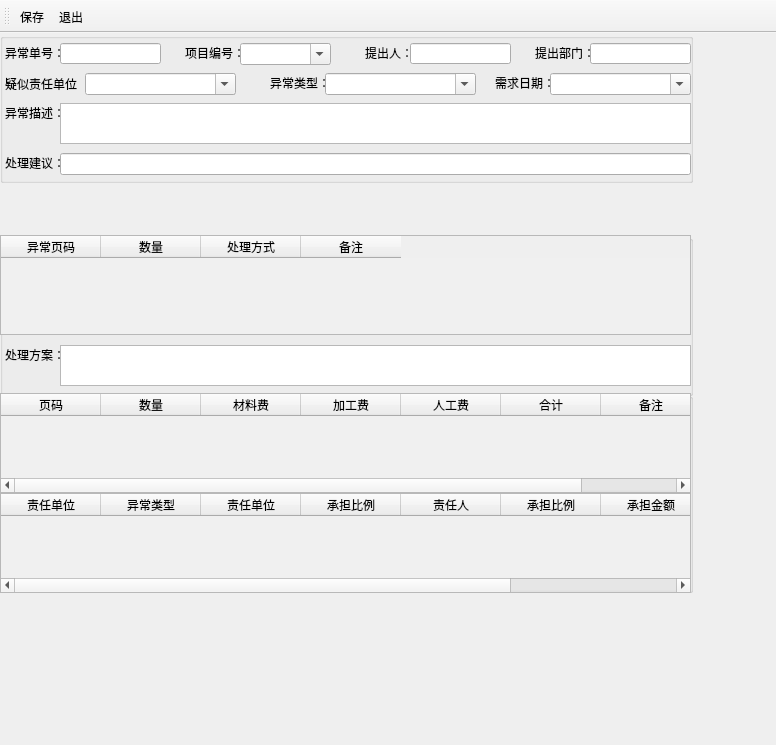
<?xml version="1.0" encoding="UTF-8"?>
<ui version="4.0">
 <class>MainWindow</class>
 <widget class="QMainWindow" name="MainWindow">
  <property name="geometry">
   <rect>
    <x>0</x>
    <y>0</y>
    <width>776</width>
    <height>745</height>
   </rect>
  </property>
  <property name="windowTitle">
   <string>MainWindow</string>
  </property>
  <widget class="QWidget" name="centralwidget">
   <widget class="QGroupBox" name="groupBox">
    <property name="enabled">
     <bool>true</bool>
    </property>
    <property name="geometry">
     <rect>
      <x>0</x>
      <y>0</y>
      <width>693</width>
      <height>150</height>
     </rect>
    </property>
    <property name="minimumSize">
     <size>
      <width>0</width>
      <height>40</height>
     </size>
    </property>
    <property name="maximumSize">
     <size>
      <width>16777215</width>
      <height>150</height>
     </size>
    </property>
    <property name="title">
     <string/>
    </property>
    <widget class="QComboBox" name="Text_XiangMuBianHao">
     <property name="geometry">
      <rect>
       <x>240</x>
       <y>10</y>
       <width>91</width>
       <height>22</height>
      </rect>
     </property>
     <property name="editable">
      <bool>true</bool>
     </property>
    </widget>
    <widget class="QLabel" name="label_19">
     <property name="geometry">
      <rect>
       <x>5</x>
       <y>41</y>
       <width>76</width>
       <height>20</height>
      </rect>
     </property>
     <property name="text">
      <string>疑似责任单位：</string>
     </property>
    </widget>
    <widget class="QLabel" name="label_15">
     <property name="geometry">
      <rect>
       <x>185</x>
       <y>10</y>
       <width>55</width>
       <height>20</height>
      </rect>
     </property>
     <property name="maximumSize">
      <size>
       <width>360</width>
       <height>36</height>
      </size>
     </property>
     <property name="text">
      <string>项目编号：</string>
     </property>
    </widget>
    <widget class="QComboBox" name="Text_KeHuBianHhao">
     <property name="geometry">
      <rect>
       <x>85</x>
       <y>40</y>
       <width>151</width>
       <height>22</height>
      </rect>
     </property>
     <property name="editable">
      <bool>true</bool>
     </property>
    </widget>
    <widget class="QLineEdit" name="Text_QiShi_RiQi">
     <property name="geometry">
      <rect>
       <x>60</x>
       <y>10</y>
       <width>101</width>
       <height>21</height>
      </rect>
     </property>
    </widget>
    <widget class="QLabel" name="label_16">
     <property name="geometry">
      <rect>
       <x>5</x>
       <y>10</y>
       <width>55</width>
       <height>20</height>
      </rect>
     </property>
     <property name="maximumSize">
      <size>
       <width>360</width>
       <height>36</height>
      </size>
     </property>
     <property name="text">
      <string>异常单号：</string>
     </property>
    </widget>
    <widget class="QLabel" name="label_17">
     <property name="geometry">
      <rect>
       <x>365</x>
       <y>10</y>
       <width>45</width>
       <height>20</height>
      </rect>
     </property>
     <property name="maximumSize">
      <size>
       <width>360</width>
       <height>36</height>
      </size>
     </property>
     <property name="text">
      <string>提出人：</string>
     </property>
     <property name="alignment">
      <set>Qt::AlignLeading|Qt::AlignLeft|Qt::AlignVCenter</set>
     </property>
    </widget>
    <widget class="QLineEdit" name="Text_QiShi_RiQi_2">
     <property name="geometry">
      <rect>
       <x>410</x>
       <y>10</y>
       <width>101</width>
       <height>21</height>
      </rect>
     </property>
    </widget>
    <widget class="QLineEdit" name="Text_QiShi_RiQi_3">
     <property name="geometry">
      <rect>
       <x>590</x>
       <y>10</y>
       <width>101</width>
       <height>21</height>
      </rect>
     </property>
    </widget>
    <widget class="QLabel" name="label_18">
     <property name="geometry">
      <rect>
       <x>535</x>
       <y>10</y>
       <width>55</width>
       <height>20</height>
      </rect>
     </property>
     <property name="maximumSize">
      <size>
       <width>360</width>
       <height>36</height>
      </size>
     </property>
     <property name="text">
      <string>提出部门：</string>
     </property>
    </widget>
    <widget class="QComboBox" name="Text_KeHuBianHhao_2">
     <property name="geometry">
      <rect>
       <x>325</x>
       <y>40</y>
       <width>151</width>
       <height>22</height>
      </rect>
     </property>
     <property name="editable">
      <bool>true</bool>
     </property>
    </widget>
    <widget class="QLabel" name="label_21">
     <property name="geometry">
      <rect>
       <x>270</x>
       <y>40</y>
       <width>55</width>
       <height>20</height>
      </rect>
     </property>
     <property name="maximumSize">
      <size>
       <width>360</width>
       <height>36</height>
      </size>
     </property>
     <property name="text">
      <string>异常类型：</string>
     </property>
    </widget>
    <widget class="QLabel" name="label_20">
     <property name="geometry">
      <rect>
       <x>5</x>
       <y>70</y>
       <width>55</width>
       <height>20</height>
      </rect>
     </property>
     <property name="maximumSize">
      <size>
       <width>360</width>
       <height>36</height>
      </size>
     </property>
     <property name="text">
      <string>异常描述：</string>
     </property>
    </widget>
    <widget class="QLineEdit" name="Text_QiShi_RiQi_5">
     <property name="geometry">
      <rect>
       <x>60</x>
       <y>120</y>
       <width>631</width>
       <height>22</height>
      </rect>
     </property>
    </widget>
    <widget class="QLabel" name="label_23">
     <property name="geometry">
      <rect>
       <x>5</x>
       <y>120</y>
       <width>55</width>
       <height>20</height>
      </rect>
     </property>
     <property name="maximumSize">
      <size>
       <width>360</width>
       <height>36</height>
      </size>
     </property>
     <property name="text">
      <string>处理建议：</string>
     </property>
    </widget>
    <widget class="QLabel" name="label_22">
     <property name="geometry">
      <rect>
       <x>495</x>
       <y>40</y>
       <width>55</width>
       <height>20</height>
      </rect>
     </property>
     <property name="maximumSize">
      <size>
       <width>360</width>
       <height>36</height>
      </size>
     </property>
     <property name="text">
      <string>需求日期：</string>
     </property>
    </widget>
    <widget class="QComboBox" name="Text_KeHuBianHhao_3">
     <property name="geometry">
      <rect>
       <x>550</x>
       <y>40</y>
       <width>141</width>
       <height>22</height>
      </rect>
     </property>
     <property name="editable">
      <bool>true</bool>
     </property>
    </widget>
    <widget class="QTextEdit" name="textEdit">
     <property name="geometry">
      <rect>
       <x>60</x>
       <y>70</y>
       <width>631</width>
       <height>41</height>
      </rect>
     </property>
    </widget>
   </widget>
   <widget class="QGroupBox" name="groupBox_2">
    <property name="enabled">
     <bool>true</bool>
    </property>
    <property name="geometry">
     <rect>
      <x>0</x>
      <y>202</y>
      <width>693</width>
      <height>161</height>
     </rect>
    </property>
    <property name="minimumSize">
     <size>
      <width>0</width>
      <height>40</height>
     </size>
    </property>
    <property name="maximumSize">
     <size>
      <width>16777215</width>
      <height>161</height>
     </size>
    </property>
    <property name="title">
     <string/>
    </property>
    <widget class="QLabel" name="label_30">
     <property name="geometry">
      <rect>
       <x>5</x>
       <y>110</y>
       <width>55</width>
       <height>20</height>
      </rect>
     </property>
     <property name="maximumSize">
      <size>
       <width>360</width>
       <height>36</height>
      </size>
     </property>
     <property name="text">
      <string>处理方案：</string>
     </property>
    </widget>
    <widget class="QTextEdit" name="textEdit_2">
     <property name="geometry">
      <rect>
       <x>60</x>
       <y>110</y>
       <width>631</width>
       <height>41</height>
      </rect>
     </property>
    </widget>
    <widget class="QTableWidget" name="Text_ShuJuXianShi">
     <property name="geometry">
      <rect>
       <x>0</x>
       <y>0</y>
       <width>691</width>
       <height>100</height>
      </rect>
     </property>
     <property name="sizePolicy">
      <sizepolicy hsizetype="Preferred" vsizetype="Preferred">
       <horstretch>0</horstretch>
       <verstretch>0</verstretch>
      </sizepolicy>
     </property>
     <property name="palette">
      <palette>
       <active>
        <colorrole role="Base">
         <brush brushstyle="SolidPattern">
          <color alpha="255">
           <red>240</red>
           <green>240</green>
           <blue>240</blue>
          </color>
         </brush>
        </colorrole>
       </active>
       <inactive>
        <colorrole role="Base">
         <brush brushstyle="SolidPattern">
          <color alpha="255">
           <red>240</red>
           <green>240</green>
           <blue>240</blue>
          </color>
         </brush>
        </colorrole>
       </inactive>
       <disabled>
        <colorrole role="Base">
         <brush brushstyle="SolidPattern">
          <color alpha="255">
           <red>240</red>
           <green>240</green>
           <blue>240</blue>
          </color>
         </brush>
        </colorrole>
       </disabled>
      </palette>
     </property>
     <property name="autoScroll">
      <bool>true</bool>
     </property>
     <column>
      <property name="text">
       <string>异常页码</string>
      </property>
     </column>
     <column>
      <property name="text">
       <string>数量</string>
      </property>
     </column>
     <column>
      <property name="text">
       <string>处理方式</string>
      </property>
     </column>
     <column>
      <property name="text">
       <string>备注</string>
      </property>
     </column>
    </widget>
   </widget>
   <widget class="QGroupBox" name="groupBox_3">
    <property name="enabled">
     <bool>true</bool>
    </property>
    <property name="geometry">
     <rect>
      <x>0</x>
      <y>360</y>
      <width>693</width>
      <height>200</height>
     </rect>
    </property>
    <property name="minimumSize">
     <size>
      <width>0</width>
      <height>40</height>
     </size>
    </property>
    <property name="maximumSize">
     <size>
      <width>16777215</width>
      <height>200</height>
     </size>
    </property>
    <property name="title">
     <string/>
    </property>
    <widget class="QTableWidget" name="Text_ShuJuXianShi_2">
     <property name="geometry">
      <rect>
       <x>0</x>
       <y>0</y>
       <width>691</width>
       <height>100</height>
      </rect>
     </property>
     <property name="sizePolicy">
      <sizepolicy hsizetype="Preferred" vsizetype="Preferred">
       <horstretch>0</horstretch>
       <verstretch>0</verstretch>
      </sizepolicy>
     </property>
     <property name="palette">
      <palette>
       <active>
        <colorrole role="Base">
         <brush brushstyle="SolidPattern">
          <color alpha="255">
           <red>240</red>
           <green>240</green>
           <blue>240</blue>
          </color>
         </brush>
        </colorrole>
       </active>
       <inactive>
        <colorrole role="Base">
         <brush brushstyle="SolidPattern">
          <color alpha="255">
           <red>240</red>
           <green>240</green>
           <blue>240</blue>
          </color>
         </brush>
        </colorrole>
       </inactive>
       <disabled>
        <colorrole role="Base">
         <brush brushstyle="SolidPattern">
          <color alpha="255">
           <red>240</red>
           <green>240</green>
           <blue>240</blue>
          </color>
         </brush>
        </colorrole>
       </disabled>
      </palette>
     </property>
     <property name="autoScroll">
      <bool>true</bool>
     </property>
     <column>
      <property name="text">
       <string>页码</string>
      </property>
     </column>
     <column>
      <property name="text">
       <string>数量</string>
      </property>
     </column>
     <column>
      <property name="text">
       <string>材料费</string>
      </property>
     </column>
     <column>
      <property name="text">
       <string>加工费</string>
      </property>
     </column>
     <column>
      <property name="text">
       <string>人工费</string>
      </property>
     </column>
     <column>
      <property name="text">
       <string>合计</string>
      </property>
     </column>
     <column>
      <property name="text">
       <string>备注</string>
      </property>
     </column>
    </widget>
    <widget class="QTableWidget" name="Text_ShuJuXianShi_3">
     <property name="geometry">
      <rect>
       <x>0</x>
       <y>100</y>
       <width>691</width>
       <height>100</height>
      </rect>
     </property>
     <property name="sizePolicy">
      <sizepolicy hsizetype="Preferred" vsizetype="Preferred">
       <horstretch>0</horstretch>
       <verstretch>0</verstretch>
      </sizepolicy>
     </property>
     <property name="palette">
      <palette>
       <active>
        <colorrole role="Base">
         <brush brushstyle="SolidPattern">
          <color alpha="255">
           <red>240</red>
           <green>240</green>
           <blue>240</blue>
          </color>
         </brush>
        </colorrole>
       </active>
       <inactive>
        <colorrole role="Base">
         <brush brushstyle="SolidPattern">
          <color alpha="255">
           <red>240</red>
           <green>240</green>
           <blue>240</blue>
          </color>
         </brush>
        </colorrole>
       </inactive>
       <disabled>
        <colorrole role="Base">
         <brush brushstyle="SolidPattern">
          <color alpha="255">
           <red>240</red>
           <green>240</green>
           <blue>240</blue>
          </color>
         </brush>
        </colorrole>
       </disabled>
      </palette>
     </property>
     <property name="autoScroll">
      <bool>true</bool>
     </property>
     <column>
      <property name="text">
       <string>责任单位</string>
      </property>
     </column>
     <column>
      <property name="text">
       <string>异常类型</string>
      </property>
     </column>
     <column>
      <property name="text">
       <string>责任单位</string>
      </property>
     </column>
     <column>
      <property name="text">
       <string>承担比例</string>
      </property>
     </column>
     <column>
      <property name="text">
       <string>责任人</string>
      </property>
     </column>
     <column>
      <property name="text">
       <string>承担比例</string>
      </property>
     </column>
     <column>
      <property name="text">
       <string>承担金额</string>
      </property>
     </column>
     <column>
      <property name="text">
       <string>备注</string>
      </property>
     </column>
    </widget>
   </widget>
  </widget>
  <widget class="QToolBar" name="toolBar">
   <property name="windowTitle">
    <string>toolBar</string>
   </property>
   <property name="orientation">
    <enum>Qt::Horizontal</enum>
   </property>
   <property name="toolButtonStyle">
    <enum>Qt::ToolButtonTextBesideIcon</enum>
   </property>
   <attribute name="toolBarArea">
    <enum>TopToolBarArea</enum>
   </attribute>
   <attribute name="toolBarBreak">
    <bool>false</bool>
   </attribute>
   <addaction name="action_BaoCun"/>
   <addaction name="action_tuichu"/>
  </widget>
  <action name="action_BaoCun">
   <property name="icon">
    <iconset resource="../../res.qrc">
     <normaloff>:/new/prefix1/ICO/png/1140367.png</normaloff>:/new/prefix1/ICO/png/1140367.png</iconset>
   </property>
   <property name="text">
    <string>保存</string>
   </property>
   <property name="toolTip">
    <string>保存</string>
   </property>
  </action>
  <action name="action_tuichu">
   <property name="icon">
    <iconset resource="../../res.qrc">
     <normaloff>:/new/prefix1/ICO/png/1081640.png</normaloff>:/new/prefix1/ICO/png/1081640.png</iconset>
   </property>
   <property name="text">
    <string>退出</string>
   </property>
   <property name="toolTip">
    <string>退出</string>
   </property>
   <property name="shortcutContext">
    <enum>Qt::WindowShortcut</enum>
   </property>
   <property name="menuRole">
    <enum>QAction::TextHeuristicRole</enum>
   </property>
   <property name="priority">
    <enum>QAction::NormalPriority</enum>
   </property>
  </action>
 </widget>
 <resources>
  <include location="../../res.qrc"/>
 </resources>
 <connections/>
</ui>
